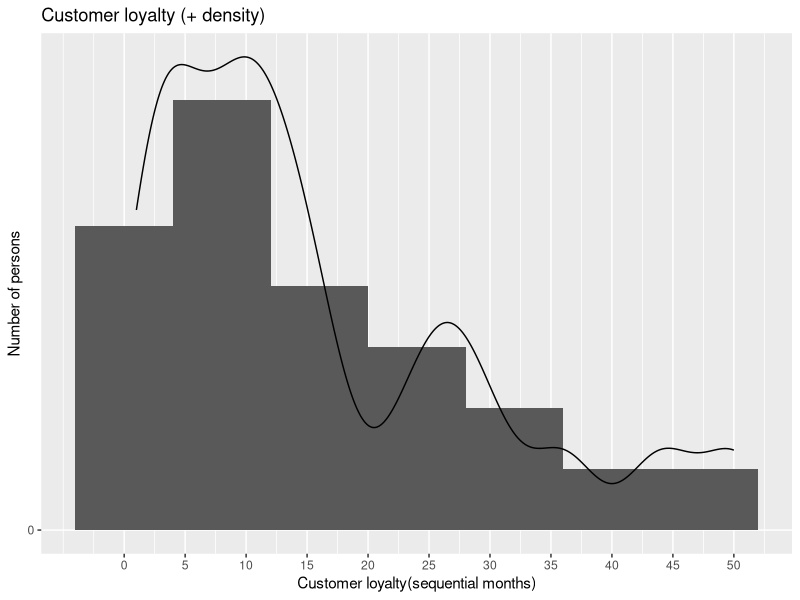
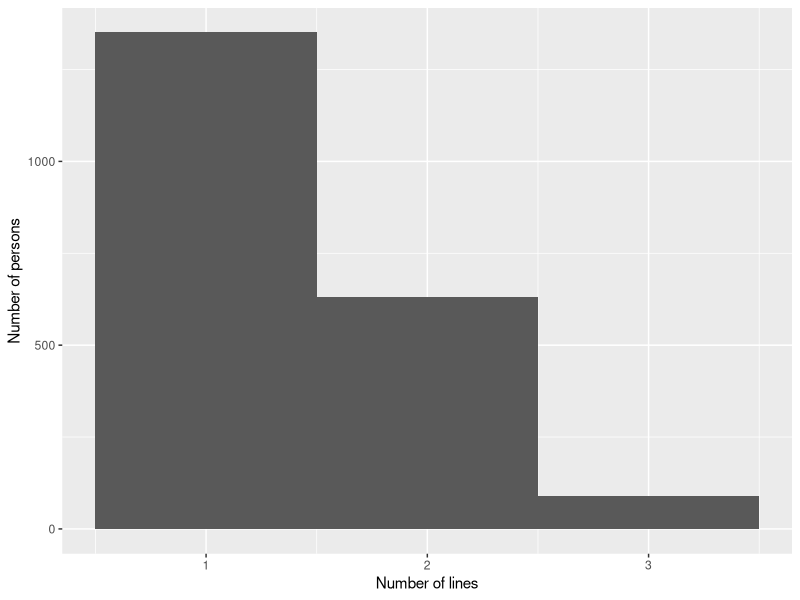
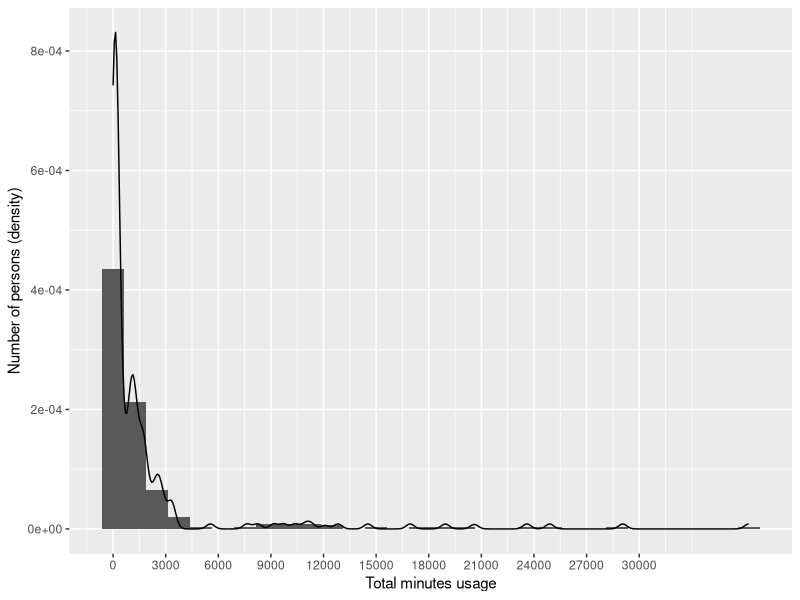
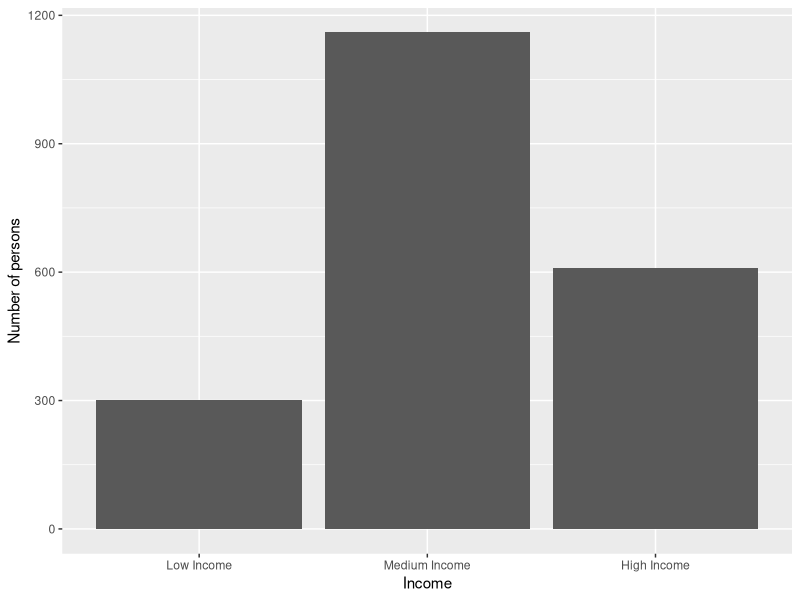
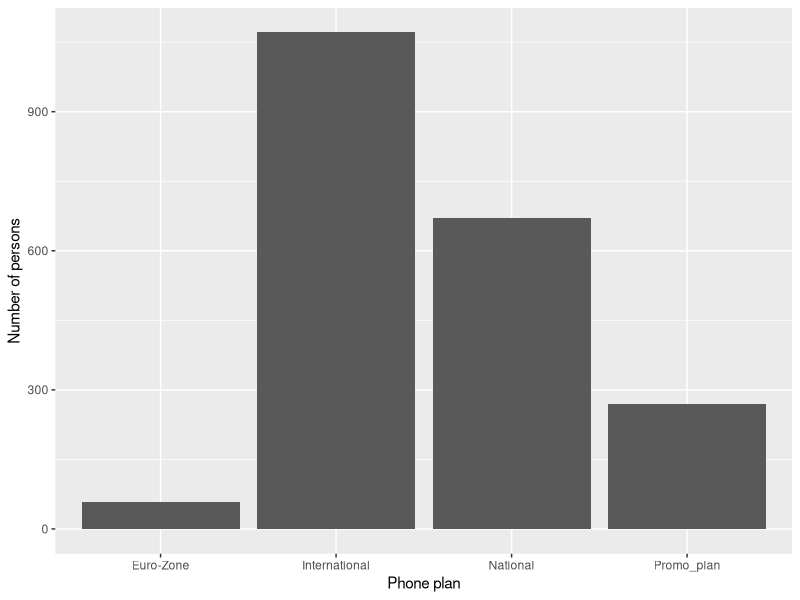
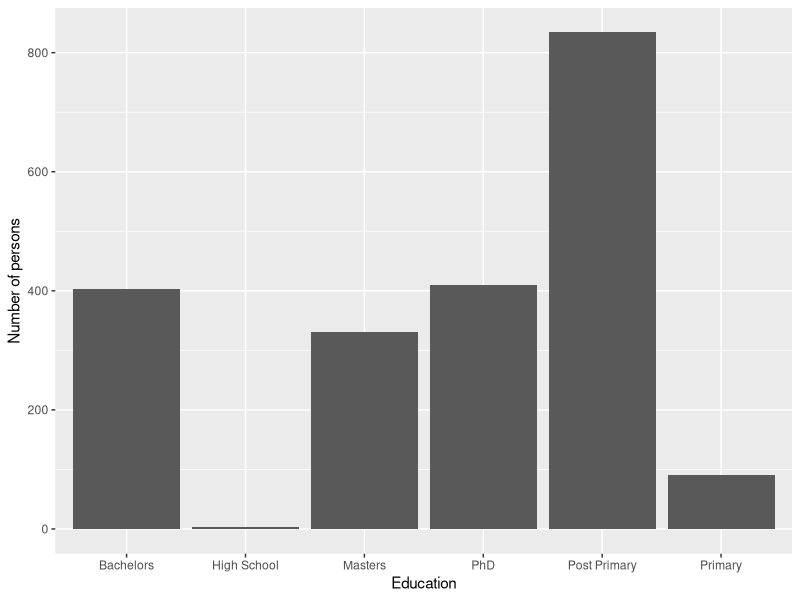
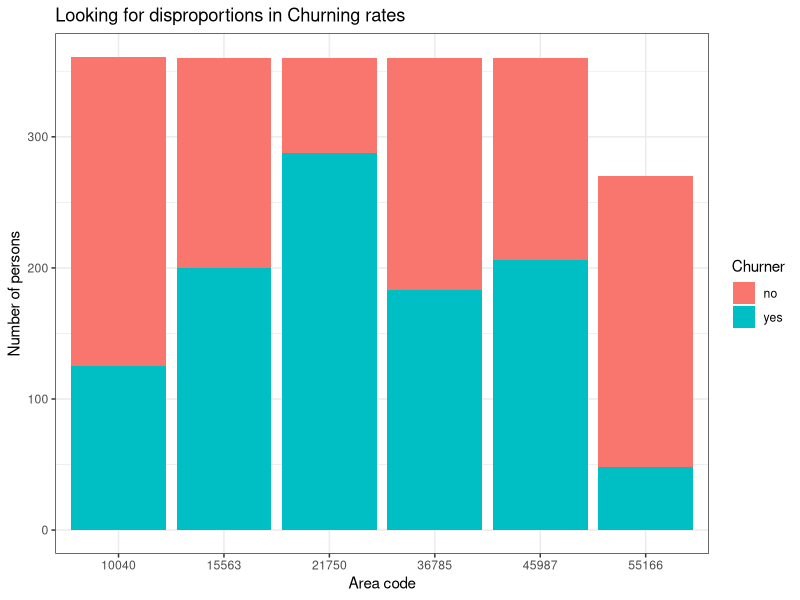
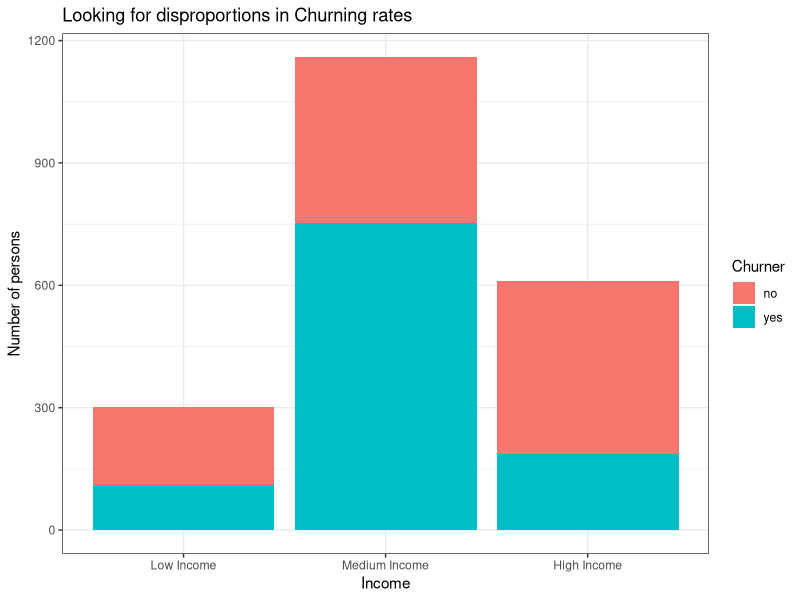

Write the R code that produced these figures, in order.
## ---- chunk 1
#install.packages("ggplot2")
library(ggplot2)
## ---- chunk 2
phones <- read.csv("./eurocomPHONEchurners.csv")
head(phones)
## ---- chunk 3
count_na <- sapply(phones, function(y) sum(length(which(is.na(y) | y == ""))))
na_df <- data.frame(count_na)

subset(na_df, na_df$count_na > 0)
## ---- chunk 4
replace_na_with_median <- function(col) {
  median_without_na <- median(col, na.rm=TRUE)
  col[is.na(col)] <- median_without_na
  return(col)
}
## ---- chunk 5
phones$MINUTES_3MONTHS_AGO <- replace_na_with_median(phones$MINUTES_3MONTHS_AGO)
## ---- chunk 6
phones$CUST_MOS <- replace_na_with_median(phones$CUST_MOS)
## ---- chunk 7
phones$TOT_MINUTES_USAGE <- replace_na_with_median(phones$TOT_MINUTES_USAGE)
## ---- chunk 8
get_mode <- function(x){
  xtable <- table(x)
  idx <- xtable == max(xtable)
  names(xtable)[idx]
}
## ---- chunk 9
get_modes <- function(x){
  if(class(x) =="numeric" | class(x)=="integer") return("X")
  xtable <- table(x)
  idx <- xtable == max(xtable)
  names(xtable)[idx]
}
## ---- chunk 10
phones_male <- phones[phones$GENDER == 'M',]

modes_male <- data.frame(sapply(phones_male, get_modes))
names(modes_male)[1] <- "MODE_MALE"
modes_male <- subset(modes_male, MODE_MALE!='X')

modes_male
## ---- chunk 11
phones_female <- phones[phones$GENDER == 'F',]

modes_female <- data.frame(sapply(phones_female, get_modes))
names(modes_female)[1] <- "MODE_FEMALE"
modes_female <- subset(modes_female, MODE_FEMALE!='X')

modes_female
## ---- chunk 12
phones$PHONE_PLAN[phones$PHONE_PLAN == "" & phones$GENDER=='M'] <- get_mode(phones$PHONE_PLAN[phones$GENDER=='M'])
phones$PHONE_PLAN[phones$PHONE_PLAN == "" & phones$GENDER=='F'] <- get_mode(phones$PHONE_PLAN[phones$GENDER=='F'])
## ---- chunk 13
phones$EDUCATION[phones$EDUCATION == "" & phones$GENDER=='M'] <- get_mode(phones$EDUCATION[phones$GENDER=='M'])
phones$EDUCATION[phones$EDUCATION == "" & phones$GENDER=='F'] <- get_mode(phones$EDUCATION[phones$GENDER=='F'])
## ---- chunk 14
phones$AREA_CODE[phones$AREA_CODE == "" & phones$GENDER=='M'] <- get_mode(phones$AREA_CODE[phones$GENDER=='M'])
phones$AREA_CODE[phones$AREA_CODE == "" & phones$GENDER=='F'] <- get_mode(phones$AREA_CODE[phones$GENDER=='F'])
## ---- chunk 15
phones$LONGDIST_FLAG[phones$LONGDIST_FLAG == "" & phones$GENDER=='M'] <- get_mode(phones$LONGDIST_FLAG[phones$GENDER=='M'])
phones$LONGDIST_FLAG[phones$LONGDIST_FLAG == "" & phones$GENDER=='F'] <- get_mode(phones$LONGDIST_FLAG[phones$GENDER=='F'])
## ---- chunk 16
phones$CALLWAITING_FLAG[phones$CALLWAITING_FLAG == "" & phones$GENDER=='M'] <- get_mode(phones$CALLWAITING_FLAG[phones$GENDER=='M'])
phones$CALLWAITING_FLAG[phones$CALLWAITING_FLAG == "" & phones$GENDER=='F'] <- get_mode(phones$CALLWAITING_FLAG[phones$GENDER=='F'])
## ---- chunk 17
phones$VOICEMAIL_FLAG[phones$VOICEMAIL_FLAG == "" & phones$GENDER=='M'] <- get_mode(phones$VOICEMAIL_FLAG[phones$GENDER=='M'])
phones$VOICEMAIL_FLAG[phones$VOICEMAIL_FLAG == "" & phones$GENDER=='F'] <- get_mode(phones$VOICEMAIL_FLAG[phones$GENDER=='F'])
## ---- chunk 18
phones$MOBILE_PLAN[phones$MOBILE_PLAN == "" & phones$GENDER=='M'] <- get_mode(phones$MOBILE_PLAN[phones$GENDER=='M'])
phones$MOBILE_PLAN[phones$MOBILE_PLAN == "" & phones$GENDER=='F'] <- get_mode(phones$MOBILE_PLAN[phones$GENDER=='F'])
## ---- chunk 19
head(phones$INCOME)
## ---- chunk 20
phones$INCOME <- cut(phones$INCOME, breaks = c(0, 37999, 88000, max(phones$INCOME)), include.lowest = TRUE, labels = c("Low Income", "Medium Income","High Income"))

head(phones$INCOME)
## ---- chunk 21
get_mode(phones$AREA_CODE)
summary(phones$CUST_MOS)
get_mode(phones$LONGDIST_FLAG)
get_mode(phones$CALLWAITING_FLAG)
summary(phones$NUM_LINES)
get_mode(phones$VOICEMAIL_FLAG)
get_mode(phones$MOBILE_PLAN)
get_mode(phones$CONVERGENT_BILLING)
get_mode(phones$GENDER)
get_mode(phones$INCOME)
get_mode(phones$PHONE_PLAN)
get_mode(phones$EDUCATION)
summary(phones$TOT_MINUTES_USAGE)

## ---- chunk 22
ggplot(data=phones ,aes(phones$CUST_MOS)) + geom_histogram(binwidth=8,aes(y = ..density..))  + scale_x_continuous(breaks = seq(0,60,5)) + scale_y_continuous(breaks = seq(0,1000,50)) + labs(x="Customer loyalty(sequential months)" ,y="Number of persons", title="Customer loyalty (+ density)") + geom_density()
## ---- chunk 23
ggplot(data=phones ,aes(phones$NUM_LINES)) + geom_histogram(binwidth=1) + scale_x_continuous(breaks = 0:3) + labs(x="Number of lines" ,y="Number of persons")
## ---- chunk 24
ggplot(data=phones ,aes(phones$TOT_MINUTES_USAGE)) + geom_histogram(bins = 30, aes(y = ..density..)) +  scale_x_continuous(breaks = seq(0, 30000, 3000)) + labs(x="Total minutes usage" ,y="Number of persons (density)") + geom_density()
## ---- chunk 25
ggplot(data=phones ,aes(phones$INCOME)) + geom_histogram(stat="count") + labs(x="Income" ,y="Number of persons")
## ---- chunk 26
ggplot(data=phones ,aes(phones$PHONE_PLAN)) + geom_histogram(stat="count") + labs(x="Phone plan" ,y="Number of persons")
## ---- chunk 27
ggplot(data=phones ,aes(phones$EDUCATION)) + geom_histogram(stat="count")   + labs(x="Education" ,y="Number of persons")
## ---- chunk 28
ggplot(data=phones ,aes(x=phones$AREA_CODE, group=phones$CHURNER, fill=phones$CHURNER)) + geom_histogram(stat="count") + theme_bw()   + labs(x="Area code" ,y="Number of persons", title="Looking for disproportions in Churning rates", fill="Churner")
## ---- chunk 29
ggplot(data=phones ,aes(x=phones$INCOME, group=phones$CHURNER, fill=phones$CHURNER)) + geom_histogram(stat="count") + theme_bw()   + labs(x="Income" ,y="Number of persons", title="Looking for disproportions in Churning rates", fill="Churner")
## ---- chunk 30
ggplot(data=phones ,aes(x=phones$PHONE_PLAN, group=phones$CHURNER, fill=phones$CHURNER)) + geom_histogram(stat="count") + theme_bw()   + labs(x="Phone plan" ,y="Number of persons", title="Looking for disproportions in Churning rates", fill="Churner")
## ---- chunk 31
ggplot(data=phones ,aes(x=phones$TOT_MINUTES_USAGE, group=phones$CHURNER, fill=phones$CHURNER)) + geom_histogram(bins = 5) +  scale_x_continuous(breaks = seq(0, 30000, 5000))  + labs(x="Total minutes usage" ,y="Number of persons", title="Looking for disproportions in Churning rates", fill="Churner")
## ---- chunk 32
ggplot(data=phones ,aes(x=phones$CUST_MOS, group=phones$CHURNER, fill=phones$CHURNER)) + geom_histogram(binwidth=5) + scale_x_continuous(breaks = seq(0,50,5))   + labs(x="Customer loyalty (sequential months)" ,y="Number of persons", title="Looking for disproportions in Churning rates", fill="Churner")
## ---- chunk 33
ggplot(data=phones ,aes(x=phones$NUM_LINES, group=phones$CHURNER, fill=phones$CHURNER)) + geom_histogram(binwidth=1, position="dodge") + scale_x_continuous(breaks = 0:3)   + labs(x="Number of lines" ,y="Number of persons", title="Looking for disproportions in Churning rates", fill="Churner")
## ---- chunk 34
ggplot(data=phones ,aes(x=phones$EDUCATION, group=phones$CHURNER, fill=phones$CHURNER)) + geom_histogram(stat="count")  + labs(x="Education" ,y="Number of persons", title="Looking for disproportions in Churning rates", fill="Churner")
## ---- chunk 35
ggplot(data=phones ,aes(x=phones$GENDER, group=phones$CHURNER, fill=phones$CHURNER)) + geom_histogram(stat="count", position="dodge")  + labs(x="Gender" ,y="Number of persons", title="Looking for disproportions in Churning rates", fill="Churner")
## ---- chunk 36
cust_mos_skew <-(3*(mean(phones$CUST_MOS)-median(phones$CUST_MOS)))/sd(phones$CUST_MOS)
cust_mos_skew
## ---- chunk 37
num_lines_skew <-(3*(mean(phones$NUM_LINES)-median(phones$NUM_LINES)))/sd(phones$NUM_LINES)
num_lines_skew
## ---- chunk 38
tot_minutes_usage_skew <-(3*(mean(phones$TOT_MINUTES_USAGE)-median(phones$TOT_MINUTES_USAGE)))/sd(phones$TOT_MINUTES_USAGE)
tot_minutes_usage_skew
## ---- chunk 39
ggplot(data=phones ,aes(phones$CHURNER, phones$CUST_MOS)) + geom_boxplot() + labs(x="Churner" ,y="Customer loyalty")
## ---- chunk 40
ggplot(data=phones ,aes(phones$CHURNER, phones$TOT_MINUTES_USAGE)) + geom_boxplot() + labs(x="Churner" ,y="Total minutes of usage")
## ---- chunk 41
summary(phones$TOT_MINUTES_USAGE)
IQR <- 1677-116
lower_bound <- 116 - (IQR*1.5)
upper_bound <- 1677 + (IQR*1.5)

nrow(phones[phones$TOT_MINUTES_USAGE < lower_bound | phones$TOT_MINUTES_USAGE > upper_bound,])
## ---- chunk 42
# Z score
z_score_tot_minutes_usage <- scale(phones$TOT_MINUTES_USAGE, center = TRUE, scale = TRUE)
# same as (phones$TOT_MINUTES_USAGE - mean(phones$TOT_MINUTES_USAGE))/sd(phones$TOT_MINUTES_USAGE)
summary(z_score_tot_minutes_usage)

z_range <- table(z_score_tot_minutes_usage > -3 & z_score_tot_minutes_usage < 3)
z_range[names(z_range)==FALSE]


## ---- chunk 43
tot_mins_before_transfo <- (3*(mean(phones$TOT_MINUTES_USAGE)-median(phones$TOT_MINUTES_USAGE)))/sd(phones$TOT_MINUTES_USAGE)
tot_mins_before_transfo
## ---- chunk 44
tot_mins_z_score <- (3*(mean(z_score_tot_minutes_usage)-median(z_score_tot_minutes_usage)))/sd(z_score_tot_minutes_usage)
tot_mins_z_score
## ---- chunk 45
natural_log_transfo <- log(phones$TOT_MINUTES_USAGE[phones$TOT_MINUTES_USAGE != 0])
natural_log_transfo_skewness <- (3*(mean(natural_log_transfo)-median(natural_log_transfo)))/sd(natural_log_transfo)

natural_log_transfo_skewness
## ---- chunk 46
square_root_transfo <- sqrt(phones$TOT_MINUTES_USAGE)
square_root_transfo_skewness <- (3*(mean(square_root_transfo)-median(square_root_transfo)))/sd(square_root_transfo)

square_root_transfo_skewness
## ---- chunk 47
ggplot(data=phones ,aes(x=phones$TOT_MINUTES_USAGE, y=phones$MINUTES_CURR_MONTH + phones$MINUTES_PREV_MONTH + phones$MINUTES_3MONTHS_AGO)) + geom_point() + labs(x="Total minutes usage" ,y="Addition of minutes current month, last month, 3 months ago", title="Correlation between minutes of usage")
## ---- chunk 48
ggplot(data=phones ,aes(x=phones$TOT_MINUTES_USAGE, y=phones$CUST_MOS)) + geom_point() + labs(y="Customer fidelity (sequential months)" ,x="Total minutes usage", title="Correlation between minutes of usage and customer fidelity")
## ---- chunk 49
ggplot(data=phones ,aes(x=phones$NUM_LINES, y=phones$CUST_MOS)) + geom_point() + labs(y="Customer fidelity (sequential months)" ,x="number of lines", title="Correlation between number of lines and customer fidelity")
## ---- chunk 50
ggplot(data=phones ,aes(x=phones$NUM_LINES, y=phones$TOT_MINUTES_USAGE)) + geom_point() + labs(y="Total minutes usage" ,x="number of lines", title="Correlation between total minutes usage and number of lines")
